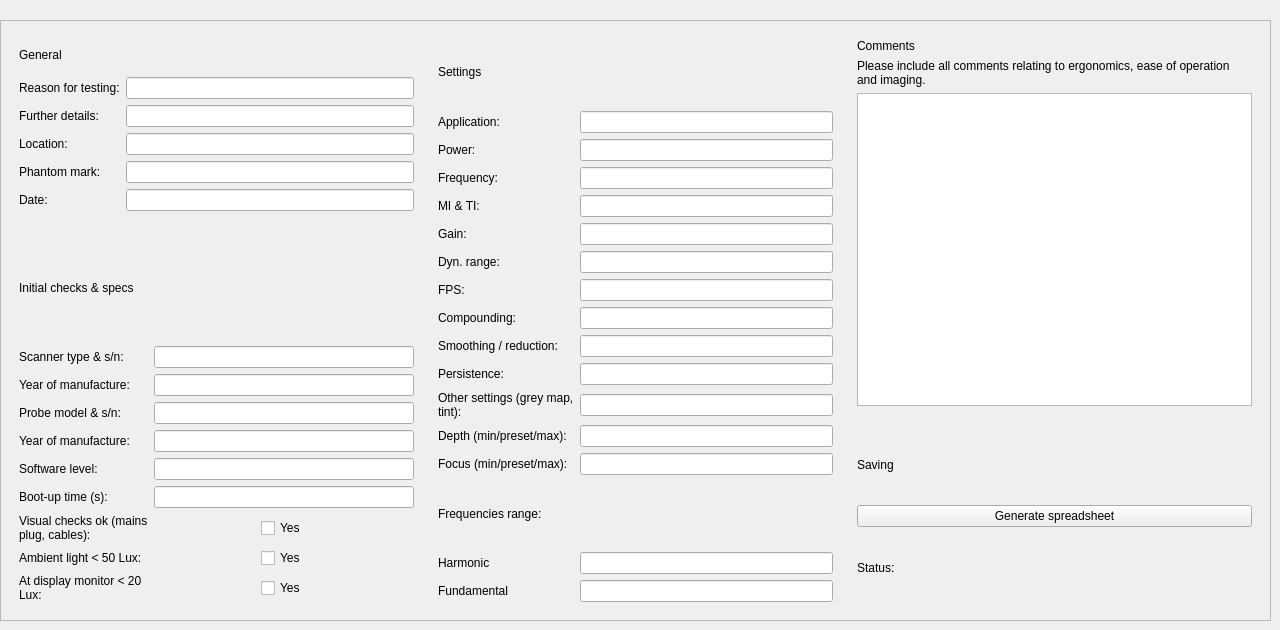
    <widget class="QWidget" name="tabInput">
     <attribute name="title">
      <string>Input settings</string>
     </attribute>
     <widget class="QFrame" name="frame">
      <property name="geometry">
       <rect>
        <x>0</x>
        <y>20</y>
        <width>1271</width>
        <height>601</height>
       </rect>
      </property>
      <property name="styleSheet">
       <string notr="true">font: 11pt &quot;Verdana&quot;;</string>
      </property>
      <property name="frameShape">
       <enum>QFrame::Shape::StyledPanel</enum>
      </property>
      <property name="frameShadow">
       <enum>QFrame::Shadow::Raised</enum>
      </property>
      <property name="lineWidth">
       <number>0</number>
      </property>
      <layout class="QGridLayout" name="gridLayout_5">
       <item row="2" column="2">
        <widget class="QWidget" name="widget_12" native="true">
         <layout class="QVBoxLayout" name="verticalLayout_9">
          <item>
           <widget class="QLabel" name="label_58">
            <property name="styleSheet">
             <string notr="true">font: 700 11pt &quot;Verdana&quot;;</string>
            </property>
            <property name="text">
             <string>Saving</string>
            </property>
           </widget>
          </item>
          <item>
           <widget class="QPushButton" name="btnGenerate">
            <property name="text">
             <string>Generate spreadsheet</string>
            </property>
           </widget>
          </item>
          <item>
           <widget class="QLabel" name="lblStatusInputSettings">
            <property name="styleSheet">
             <string notr="true">font: italic 10pt &quot;Verdana&quot;;</string>
            </property>
            <property name="text">
             <string>Status:</string>
            </property>
            <property name="wordWrap">
             <bool>true</bool>
            </property>
           </widget>
          </item>
         </layout>
        </widget>
       </item>
       <item row="0" column="1" rowspan="3">
        <widget class="QWidget" name="widget_11" native="true">
         <layout class="QGridLayout" name="gridLayout_4">
          <item row="8" column="0">
           <widget class="QLabel" name="label_42">
            <property name="text">
             <string>FPS:</string>
            </property>
           </widget>
          </item>
          <item row="17" column="1">
           <widget class="QLineEdit" name="txtFund"/>
          </item>
          <item row="14" column="1">
           <widget class="QLineEdit" name="txtFocus"/>
          </item>
          <item row="9" column="0">
           <widget class="QLabel" name="label_48">
            <property name="text">
             <string>Compounding:</string>
            </property>
           </widget>
          </item>
          <item row="8" column="1">
           <widget class="QLineEdit" name="txtFPS"/>
          </item>
          <item row="7" column="0">
           <widget class="QLabel" name="label_46">
            <property name="text">
             <string>Dyn. range:</string>
            </property>
           </widget>
          </item>
          <item row="2" column="0">
           <widget class="QLabel" name="label_47">
            <property name="text">
             <string>Application:</string>
            </property>
           </widget>
          </item>
          <item row="12" column="0">
           <widget class="QLabel" name="label_39">
            <property name="text">
             <string>Other settings (grey map, tint):</string>
            </property>
            <property name="wordWrap">
             <bool>true</bool>
            </property>
           </widget>
          </item>
          <item row="3" column="1">
           <widget class="QLineEdit" name="txtPower"/>
          </item>
          <item row="12" column="1">
           <widget class="QLineEdit" name="txtOthersettings"/>
          </item>
          <item row="11" column="1">
           <widget class="QLineEdit" name="txtPersistence"/>
          </item>
          <item row="6" column="1">
           <widget class="QLineEdit" name="txtGain"/>
          </item>
          <item row="2" column="1">
           <widget class="QLineEdit" name="txtApp"/>
          </item>
          <item row="16" column="0">
           <widget class="QLabel" name="label_52">
            <property name="text">
             <string>Harmonic</string>
            </property>
           </widget>
          </item>
          <item row="5" column="1">
           <widget class="QLineEdit" name="txtMITI"/>
          </item>
          <item row="9" column="1">
           <widget class="QLineEdit" name="txtCompounding"/>
          </item>
          <item row="13" column="0">
           <widget class="QLabel" name="label_49">
            <property name="text">
             <string>Depth (min/preset/max):</string>
            </property>
            <property name="wordWrap">
             <bool>true</bool>
            </property>
           </widget>
          </item>
          <item row="4" column="0">
           <widget class="QLabel" name="label_43">
            <property name="text">
             <string>Frequency:</string>
            </property>
           </widget>
          </item>
          <item row="7" column="1">
           <widget class="QLineEdit" name="txtDynRange"/>
          </item>
          <item row="10" column="1">
           <widget class="QLineEdit" name="txtSmooth"/>
          </item>
          <item row="14" column="0">
           <widget class="QLabel" name="label_50">
            <property name="text">
             <string>Focus (min/preset/max):</string>
            </property>
            <property name="wordWrap">
             <bool>true</bool>
            </property>
           </widget>
          </item>
          <item row="16" column="1">
           <widget class="QLineEdit" name="txtHarm"/>
          </item>
          <item row="4" column="1">
           <widget class="QLineEdit" name="txtFrequency"/>
          </item>
          <item row="0" column="0">
           <widget class="QLabel" name="label_57">
            <property name="styleSheet">
             <string notr="true">font: 700 11pt &quot;Verdana&quot;;
</string>
            </property>
            <property name="text">
             <string>Settings</string>
            </property>
           </widget>
          </item>
          <item row="6" column="0">
           <widget class="QLabel" name="label_45">
            <property name="text">
             <string>Gain:</string>
            </property>
           </widget>
          </item>
          <item row="17" column="0">
           <widget class="QLabel" name="label_44">
            <property name="text">
             <string>Fundamental</string>
            </property>
           </widget>
          </item>
          <item row="10" column="0">
           <widget class="QLabel" name="label_41">
            <property name="text">
             <string>Smoothing / reduction:</string>
            </property>
            <property name="wordWrap">
             <bool>true</bool>
            </property>
           </widget>
          </item>
          <item row="5" column="0">
           <widget class="QLabel" name="label_37">
            <property name="text">
             <string>MI &amp; TI:</string>
            </property>
           </widget>
          </item>
          <item row="3" column="0">
           <widget class="QLabel" name="label_38">
            <property name="text">
             <string>Power:</string>
            </property>
           </widget>
          </item>
          <item row="11" column="0">
           <widget class="QLabel" name="label_40">
            <property name="text">
             <string>Persistence:</string>
            </property>
           </widget>
          </item>
          <item row="15" column="0">
           <widget class="QLabel" name="label_51">
            <property name="text">
             <string>Frequencies range:</string>
            </property>
           </widget>
          </item>
          <item row="13" column="1">
           <widget class="QLineEdit" name="txtDepth"/>
          </item>
          <item row="15" column="1">
           <spacer name="horizontalSpacer">
            <property name="orientation">
             <enum>Qt::Orientation::Horizontal</enum>
            </property>
            <property name="sizeHint" stdset="0">
             <size>
              <width>40</width>
              <height>20</height>
             </size>
            </property>
           </spacer>
          </item>
         </layout>
        </widget>
       </item>
       <item row="0" column="0">
        <widget class="QWidget" name="widget_4" native="true">
         <layout class="QGridLayout" name="gridLayout_2">
          <item row="8" column="1">
           <widget class="QLineEdit" name="txtPhantomMk"/>
          </item>
          <item row="4" column="1">
           <widget class="QLineEdit" name="txtReason"/>
          </item>
          <item row="9" column="0">
           <widget class="QLabel" name="label_24">
            <property name="text">
             <string>Date:</string>
            </property>
           </widget>
          </item>
          <item row="6" column="0">
           <widget class="QLabel" name="label_25">
            <property name="text">
             <string>Further details:</string>
            </property>
           </widget>
          </item>
          <item row="4" column="0">
           <widget class="QLabel" name="label_23">
            <property name="text">
             <string>Reason for testing:</string>
            </property>
           </widget>
          </item>
          <item row="8" column="0">
           <widget class="QLabel" name="label_27">
            <property name="text">
             <string>Phantom mark:</string>
            </property>
           </widget>
          </item>
          <item row="7" column="1">
           <widget class="QLineEdit" name="txtLocation"/>
          </item>
          <item row="6" column="1">
           <widget class="QLineEdit" name="txtDetails"/>
          </item>
          <item row="9" column="1">
           <widget class="QLineEdit" name="txtDate"/>
          </item>
          <item row="7" column="0">
           <widget class="QLabel" name="label_26">
            <property name="text">
             <string>Location:</string>
            </property>
           </widget>
          </item>
          <item row="0" column="0">
           <widget class="QLabel" name="label_55">
            <property name="styleSheet">
             <string notr="true">font: 700 11pt &quot;Verdana&quot;;</string>
            </property>
            <property name="text">
             <string>General</string>
            </property>
           </widget>
          </item>
         </layout>
        </widget>
       </item>
       <item row="0" column="2" rowspan="2">
        <widget class="QWidget" name="widget_10" native="true">
         <layout class="QVBoxLayout" name="verticalLayout_8">
          <item>
           <widget class="QLabel" name="label_53">
            <property name="styleSheet">
             <string notr="true">font: 700 11pt &quot;Verdana&quot;;</string>
            </property>
            <property name="text">
             <string>Comments</string>
            </property>
           </widget>
          </item>
          <item>
           <widget class="QLabel" name="label_54">
            <property name="styleSheet">
             <string notr="true">font: italic 10pt &quot;Verdana&quot;;</string>
            </property>
            <property name="text">
             <string>Please include all comments relating to ergonomics, ease of operation and imaging.</string>
            </property>
            <property name="wordWrap">
             <bool>true</bool>
            </property>
           </widget>
          </item>
          <item>
           <widget class="QPlainTextEdit" name="txtComments"/>
          </item>
         </layout>
        </widget>
       </item>
       <item row="1" column="0" rowspan="2">
        <widget class="QWidget" name="widget_8" native="true">
         <layout class="QGridLayout" name="gridLayout_3">
          <item row="10" column="0">
           <widget class="QLabel" name="label_29">
            <property name="text">
             <string>Ambient  light &lt; 50 Lux:</string>
            </property>
            <property name="wordWrap">
             <bool>true</bool>
            </property>
           </widget>
          </item>
          <item row="7" column="1">
           <widget class="QLineEdit" name="txtSoftwarelvl"/>
          </item>
          <item row="5" column="0">
           <widget class="QLabel" name="label_34">
            <property name="text">
             <string>Probe model &amp; s/n:</string>
            </property>
            <property name="wordWrap">
             <bool>true</bool>
            </property>
           </widget>
          </item>
          <item row="9" column="0">
           <widget class="QLabel" name="label_31">
            <property name="text">
             <string>Visual checks ok (mains plug, cables):</string>
            </property>
            <property name="wordWrap">
             <bool>true</bool>
            </property>
           </widget>
          </item>
          <item row="6" column="1">
           <widget class="QLineEdit" name="txtProbeYear"/>
          </item>
          <item row="2" column="0">
           <widget class="QLabel" name="label_56">
            <property name="styleSheet">
             <string notr="true">font: 700 11pt &quot;Verdana&quot;;</string>
            </property>
            <property name="text">
             <string>Initial checks &amp; specs</string>
            </property>
           </widget>
          </item>
          <item row="8" column="1">
           <widget class="QLineEdit" name="txtBootUp"/>
          </item>
          <item row="5" column="1">
           <widget class="QLineEdit" name="txtProbe">
            <property name="text">
             <string/>
            </property>
           </widget>
          </item>
          <item row="6" column="0">
           <widget class="QLabel" name="label_35">
            <property name="text">
             <string>Year of manufacture:</string>
            </property>
            <property name="wordWrap">
             <bool>true</bool>
            </property>
           </widget>
          </item>
          <item row="8" column="0">
           <widget class="QLabel" name="label_28">
            <property name="text">
             <string>Boot-up time (s):</string>
            </property>
            <property name="wordWrap">
             <bool>true</bool>
            </property>
           </widget>
          </item>
          <item row="4" column="0">
           <widget class="QLabel" name="label_32">
            <property name="text">
             <string>Year of manufacture:</string>
            </property>
            <property name="wordWrap">
             <bool>true</bool>
            </property>
           </widget>
          </item>
          <item row="7" column="0">
           <widget class="QLabel" name="label_33">
            <property name="text">
             <string>Software level:</string>
            </property>
            <property name="wordWrap">
             <bool>true</bool>
            </property>
            <property name="openExternalLinks">
             <bool>false</bool>
            </property>
           </widget>
          </item>
          <item row="11" column="0">
           <widget class="QLabel" name="label_30">
            <property name="text">
             <string>At display monitor &lt; 20 Lux: </string>
            </property>
            <property name="wordWrap">
             <bool>true</bool>
            </property>
           </widget>
          </item>
          <item row="3" column="0">
           <widget class="QLabel" name="label_36">
            <property name="text">
             <string>Scanner type &amp; s/n:</string>
            </property>
            <property name="wordWrap">
             <bool>true</bool>
            </property>
           </widget>
          </item>
          <item row="3" column="1">
           <widget class="QLineEdit" name="txtScannerType"/>
          </item>
          <item row="4" column="1">
           <widget class="QLineEdit" name="txtScannerYear"/>
          </item>
          <item row="9" column="1" alignment="Qt::AlignmentFlag::AlignHCenter">
           <widget class="QCheckBox" name="btnChecks">
            <property name="text">
             <string>Yes</string>
            </property>
           </widget>
          </item>
          <item row="10" column="1" alignment="Qt::AlignmentFlag::AlignHCenter">
           <widget class="QCheckBox" name="btnAmbientLight">
            <property name="text">
             <string>Yes</string>
            </property>
           </widget>
          </item>
          <item row="11" column="1" alignment="Qt::AlignmentFlag::AlignHCenter">
           <widget class="QCheckBox" name="btnDisplayLight">
            <property name="text">
             <string>Yes</string>
            </property>
           </widget>
          </item>
         </layout>
        </widget>
       </item>
      </layout>
     </widget>
    </widget>
